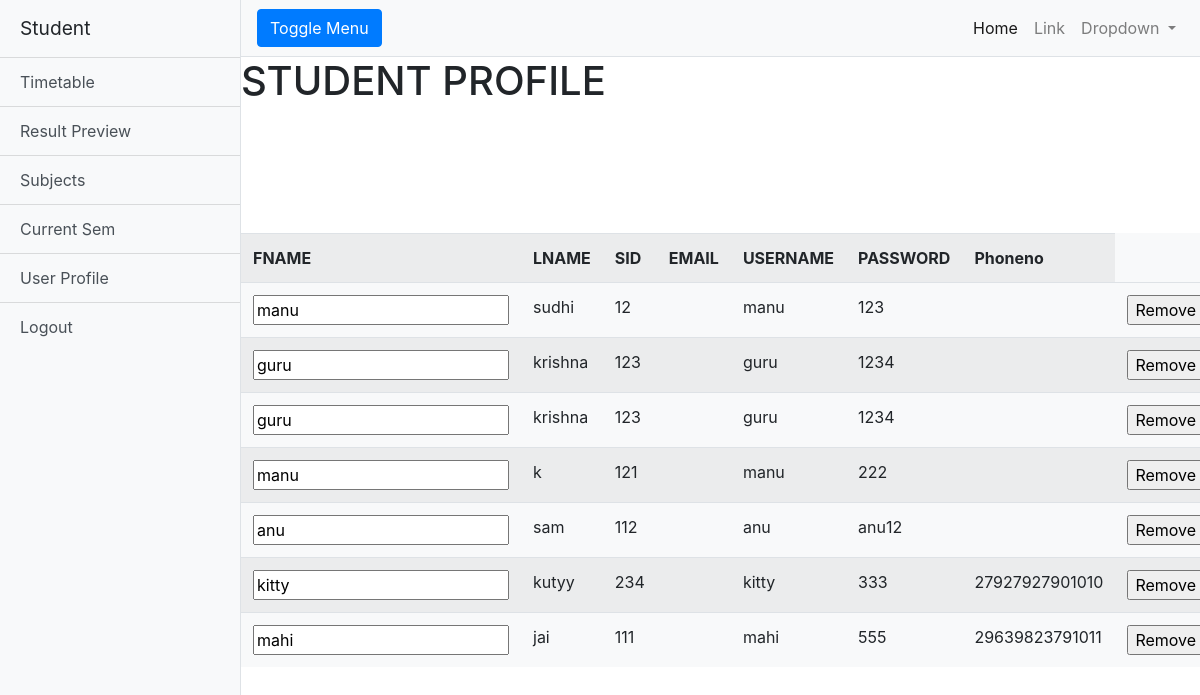
The app's page /view/viewstudent.php (signed in) with its own data.
### tables this page shows
CREATE TABLE `addstudent` (
  `id` int(20) NOT NULL,
  `firstname` varchar(20) NOT NULL,
  `lastname` varchar(20) NOT NULL,
  `sid` varchar(20) NOT NULL,
  `email` varchar(20) NOT NULL,
  `username` varchar(20) NOT NULL,
  `password` varchar(20) NOT NULL,
  `year` varchar(20) NOT NULL,
  `phoneno` varchar(20) NOT NULL
);

### model/Mymodel.php (called while the page is built, shortened)
<?php
class Mymodel
{
    function viewstu()
    {
        include'../config/connection.php';
        $sql="SELECT * FROM addstudent";
        $result=mysqli_query($con,$sql);
        return ($result);
    }
}
?>

### controller/Mycontroller.php (called while the page is built, shortened)
<?php
class Mycontroller
{
    function Viewstuprofile()
    {
        include '../model/MyModel.php';
        $var=new Mymodel();
        $result=$var->viewstu();
        return ($result);
    }
}

### view/viewstudent.php (the view, shortened to what this page needs)
<?php
include '../view/studenthome.php';
?>
<h1>STUDENT PROFILE</h1>
<table class="table table-striped card-text bg-light">
	<th>FNAME</th><br>
    <th>LNAME</th><br>
    <th>SID</th><br>
    <th>EMAIL</th><br>
	<th>USERNAME</th><br>
	<th>PASSWORD</th>
	<th>Phoneno</th>
	<?php
		include '../controller/Mycontroller.php';
		$obj=new Mycontroller();
		$result=$obj->Viewstuprofile();
		while($row = mysqli_fetch_assoc($result))
		{
			?>
		<tr>
		<form method="post">
		 <td class="frm"><input type="text" value="<?php echo $row["firstname"];?>" name="firstname"></td>
		 <td class="frm"><?php echo $row["lastname"];?></td>
		 <td class="frm"><?php echo $row["sid"];?></td>
         <td class="frm"><?php echo $row["email"];?></td>
         <td class="frm"><?php echo $row["username"];?></td>
         <td class="frm"><?php echo $row["password"];?></td>
		 <td class="frm"><?php echo $row["phoneno"];?></td>
		 <td><input type="submit" value="Remove" name="submit"></td>
		 </form>
		 </tr>
		<?php }
		?>
</table>

### view/studenthome.php (shortened to what this page needs)
<!DOCTYPE html>
<html lang="en">
<head>
  <link href="../css/bootstrap.min.css" rel="stylesheet">
  <link href="../css/simple-sidebar.css" rel="stylesheet">
</head>
<body>
  <div class="d-flex" id="wrapper">
    <div class="bg-light border-right" id="sidebar-wrapper">
      <div class="sidebar-heading">Student </div>
      <div class="list-group list-group-flush">
        <a href="../view/viewtimetable.php" class="list-group-item list-group-item-action bg-light">Timetable</a>
        <a href="../view/viewsuresult.php" class="list-group-item list-group-item-action bg-light">Result Preview</a>
        <a href="../view/viewsubst.php" class="list-group-item list-group-item-action bg-light">Subjects</a>
        <a href="#" class="list-group-item list-group-item-action bg-light">Current Sem</a>
        <a href="../view/viewstudent.php" class="list-group-item list-group-item-action bg-light">User Profile</a>
        <a href="../view/home.php" class="list-group-item list-group-item-action bg-light">Logout</a>
      </div>
    </div>
    <div id="page-content-wrapper">
      <nav class="navbar navbar-expand-lg navbar-light bg-light border-bottom">
        <button class="btn btn-primary" id="menu-toggle">Toggle Menu</button>
        <div class="collapse navbar-collapse" id="navbarSupportedContent">
          <ul class="navbar-nav ml-auto mt-2 mt-lg-0">
            <li class="nav-item active">
              <a class="nav-link" href="#">Home <span class="sr-only">(current)</span></a>
            </li>
            <li class="nav-item">
              <a class="nav-link" href="#">Link</a>
            </li>
            <li class="nav-item dropdown">
              <a class="nav-link dropdown-toggle" href="#" id="navbarDropdown" role="button" data-toggle="dropdown" aria-haspopup="true" aria-expanded="false">
                Dropdown
              </a>
            </li>
          </ul>
        </div>
      </nav>
</body>
</html>

### css/simple-sidebar.css (style rules this page uses)
body { overflow-x: hidden; }
#sidebar-wrapper { min-height: 100vh; margin-left: -15rem; -webkit-transition: margin .25s ease-out; -moz-transition: margin .25s ease-out; -o-transition: margin .25s ease-out; transition: margin .25s ease-out; }
#sidebar-wrapper .sidebar-heading { padding: 0.875rem 1.25rem; font-size: 1.2rem; }
#sidebar-wrapper .list-group { width: 15rem; }
#page-content-wrapper { min-width: 100vw; }
@media (min-width: 768px) { #sidebar-wrapper { margin-left: 0; } }
@media (min-width: 768px) { #page-content-wrapper { min-width: 0; width: 100%; } }

### records on screen
addstudent: firstname "manu", lastname "sudhi", sid "12", username "manu", password "123"
addstudent: firstname "guru", lastname "krishna", sid "123", username "guru", password "1234"
addstudent: firstname "guru", lastname "krishna", sid "123", username "guru", password "1234"
addstudent: firstname "manu", lastname "k", sid "121", username "manu", password "222"
addstudent: firstname "anu", lastname "sam", sid "112", username "anu", password "anu12"
addstudent: firstname "kitty", lastname "kutyy", sid "234", username "kitty", password "333", phoneno "27927927901010"
addstudent: firstname "mahi", lastname "jai", sid "111", username "mahi", password "555", phoneno "29639823791011"
